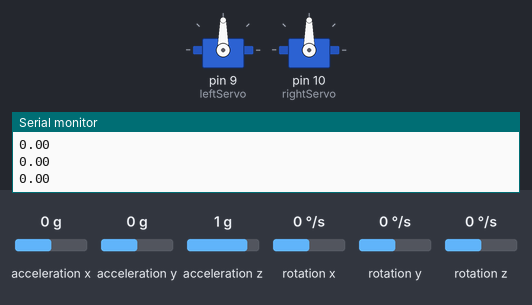
Simulated run of this sketch. Board: Arduino Uno, built for the host (arithmetic inside an expression is 32-bit, double 64-bit). Shown: 2 × servo, the last lines printed to the serial monitor. The inputs (shaded band) are chosen by the test bench; at power-on: acceleration x 0 g, rotation x 0 °/s, rotation y 0 °/s, rotation z 0 °/s, acceleration y 0 g, acceleration z 1 g.

Above: at 1.2 s.
1.3 s: acceleration x set to -1.4 g
At 2.62 s:
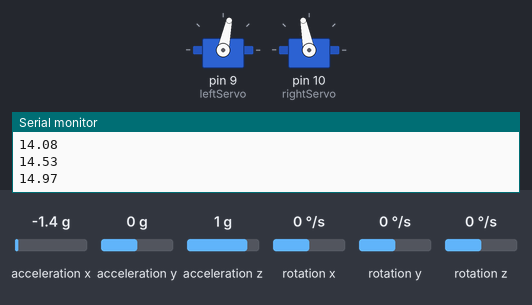
At 3.94 s:
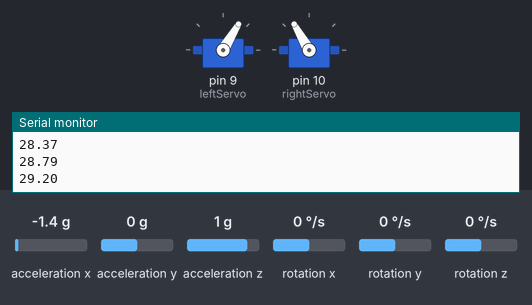
4.3 s: rotation x set to -192 °/s
At 5.2 s:
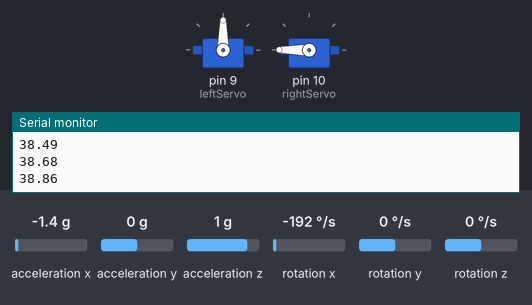
7.3 s: rotation y set to -192 °/s
At 7.3 s:
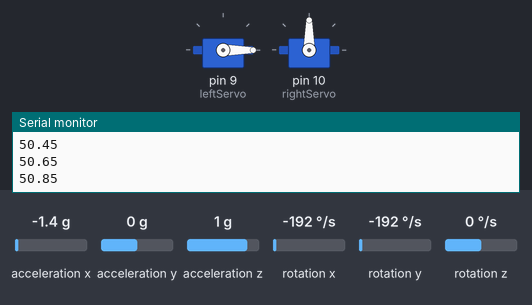
10.3 s: rotation z set to -192 °/s
13.3 s: acceleration x set to 0 g
16.3 s: acceleration y set to 1.4 g
Timing chart, 0 to 21.9 s (numbered marks = the images above; inputs shaded):
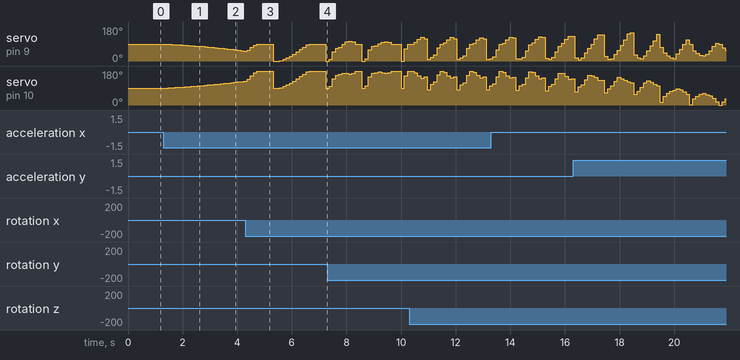

Measured:
- after the input at 1.3 s, servo on pin 9 (leftServo): moves from 90° to 52° over 2.9 s, starting after 0.06 s; servo on pin 10 (rightServo): moves from 90° to 127° over 2.8 s, starting after 0.18 s

The sketch:

glider.ino
```cpp
/*Arduino 101 Glider Stabilizer
*By: Kemal Ficici and Tarik Agcayazi
*
*Current code only sabilizes glider back to 0,0,0 degrees X,Y,Z.
*TO DO - TEST OUT PID WITH SERVOS ATTACHED TO GLIDER FLAPS
*TO DO - Fix PID mixing(line 130,131)
*TO DO - Maneuvers(Initial Dive, Turns, Spiral)
*TO DO - Navigate to GPS Coordinate, Dive till set altitude, release mechanism
*
*https://playground.arduino.cc/Code/PIDLibrary
*https://www.arduino.cc/en/Tutorial/Genuino101CurieIMUOrientationVisualiser
*/

#include <CurieIMU.h>
#include <MadgwickAHRS.h>
#include <PID_v1.h>
#include <Servo.h>


///////////////////////////////IMU Stuff///////////////////////////////////
Madgwick filter;
unsigned long microsPerReading, microsPrevious;
float accelScale, gyroScale;
float roll, pitch, heading;
///////////////////////////////IMU Stuff///////////////////////////////////


/////////////////////////////////PID Stuff////////////////////////////////////////
double Kp=1, Ki=1, Kd=0.07;  //PID Tuning Parameters (NOTE: idk if I tuned it properly)
//     Roll PID stuff
double rollSetpoint, rollInput, rollOutput;
PID rollPID(&rollInput, &rollOutput, &rollSetpoint, Kp, Ki, Kd, DIRECT);


//   PitchPID Stuff
double pitchSetpoint, pitchInput, pitchOutput;
PID pitchPID(&pitchInput, &pitchOutput, &pitchSetpoint, Kp, Ki, Kd, DIRECT);


//Specify the links and initial tuning parameters
/////////////////////////////////PID Stuff////////////////////////////////////////


Servo leftServo, rightServo; //Servos for flaps
int leftOutput, rightOutput; //Output for flaps

void setup(){
    Serial.begin(9600);
    ///////////////PID Setup/////////////
      rollInput = roll; //Sets the PID inputs to the gyro's roll and pitch axes
      pitchInput = pitch;

      rollSetpoint = 0;
      pitchSetpoint = 0;

      rollPID.SetOutputLimits(-90, 90); //limits the PID loop to output numbers in between -90 and 90. I used values from -90 to 90 in order to better visualize the glider position(when flaps are flat, the PID output is 0)
      pitchPID.SetOutputLimits(-90,90);

      rollPID.SetMode(AUTOMATIC);  //Turns PID on
      pitchPID.SetMode(AUTOMATIC);
    ///////////////PID Setup/////////////


    ///////////////IMU Setup/////////////
      // start the IMU and filter
      CurieIMU.begin();
      CurieIMU.setGyroRate(25);
      CurieIMU.setAccelerometerRate(25);
      filter.begin(25);

      // Set the accelerometer range to 2G
      CurieIMU.setAccelerometerRange(2);
      // Set the gyroscope range to 250 degrees/second
      CurieIMU.setGyroRange(250);

      // initialize variables to pace updates to correct rate
      microsPerReading = 1000000 / 25;
      microsPrevious = micros();
    ///////////////IMU Setup/////////////

      leftServo.attach(9);
      rightServo.attach(10);
}//setup()


void loop() {
  rollInput = roll; //sets PID inputs to Roll and Pitch
  pitchInput = pitch;
  rollPID.SetTunings(Kp, Ki, Kd); //PID Tunings
  pitchPID.SetTunings(Kp, Ki, Kd);

  int aix, aiy, aiz;  //IMU Stuff
  int gix, giy, giz;
  float ax, ay, az;
  float gx, gy, gz;

  unsigned long microsNow;

  // check if it's time to read data and update the filter
  microsNow = micros();
  if (microsNow - microsPrevious >= microsPerReading) {

    // read raw data from CurieIMU
    CurieIMU.readMotionSensor(aix, aiy, aiz, gix, giy, giz);

    // convert from raw data to gravity and degrees/second units
    ax = convertRawAcceleration(aix);
    ay = convertRawAcceleration(aiy);
    az = convertRawAcceleration(aiz);
    gx = convertRawGyro(gix);
    gy = convertRawGyro(giy);
    gz = convertRawGyro(giz);

    // update the filter, which computes orientation
    filter.updateIMU(gx, gy, gz, ax, ay, az);

    // print the heading, pitch and roll
    roll = filter.getRoll();
    pitch = filter.getPitch();
    heading = filter.getYaw();


    //Calculates PID
    rollPID.Compute();
    pitchPID.Compute();

    //Combines the outputs and adds 90 to make it work with the servos
    leftOutput = ((rollOutput + pitchOutput) / 2) + 90;
    rightOutput = ((rollOutput - pitchOutput) / 2) + 90;


    /*  ^^^^^^^^^^NOTE TO TARIK: PLEASE FIX MIXING PIDS ^^^^^^^^^^^^^^^
     *  One issue with the code is that the way I mix the Roll and Pitch PID loops
     * is not the best way to mix PID loops. For instance, if the pitchPID was 90, and
     * rollPID was 0, both flaps would not trim up, rather, rightServo would be at -45,
     * while leftServo trims at 135.
     *
     * ^^^^^^^^^^^NOTE TO TARIK: TEST OUT CODE WITH SERVOS ATTACHED TO GLIDER FLAPS^^^^^^^^^^^^
     */


    //writes to the servos
    leftServo.write(leftOutput);
    rightServo.write(rightOutput);
    Serial.println(pitch);
    // increment previous time, so we keep proper pace
    microsPrevious = microsPrevious + microsPerReading;
  } //if

} //loop()

float convertRawAcceleration(int aRaw) {
  // since we are using 2G range
  // -2g maps to a raw value of -32768
  // +2g maps to a raw value of 32767

  float a = (aRaw * 2.0) / 32768.0;
  return a;
}

float convertRawGyro(int gRaw) {
  // since we are using 250 degrees/seconds range
  // -250 maps to a raw value of -32768
  // +250 maps to a raw value of 32767

  float g = (gRaw * 250.0) / 32768.0;
  return g;
}
```
